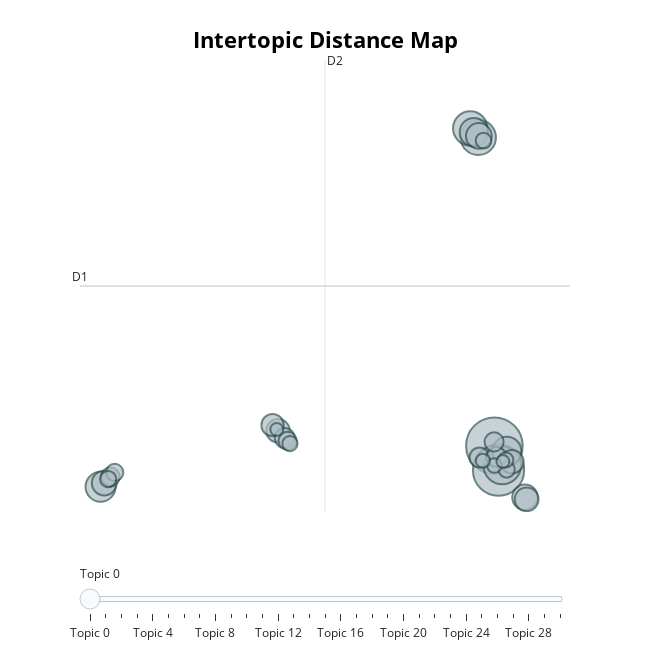

The notebook cell this image was saved under:
### Code cell
bottom_vis = topic_model_bottom.visualize_topics()
bottom_vis

### Figure 1 — Plotly figure (JSON) as saved in the notebook; plotly's stock layout.template omitted (floating-point values rounded to 4 significant figures)
{"data": [{"customdata": [[0, "angry | man | mom | baby | house", 193], [1, "fr | boobie | henry | boyleyim | angeles", 158], [2, "bad | sad | crying | unimpressed | hell", 85], [3, "reading | read | movie | book | books", 75], [4, "dialogue | opposite | writing | write | dialouge", 71], [5, "aphantasia | jealous | draw | artist | hate", 54], [6, "song | singing | sound | vocals | voice", 51], [7, "monologue | inner | internal | head | voice", 49], [8, "draw | drawing | art | reference | animate", 40], [9, "scared | scary | fear | girl | adventures", 39], [10, "aphantasia | minds | blah | brain | kinda", 37], [11, "dream | dreams | woke | sleep | night", 34], [12, "makeup | killing | filter | drunk | miss", 33], [13, "eyes | closed | close | open | focus", 33], [14, "apple | apples | red | picture | thinking", 30], [15, "ik | non | ne | pas | je", 24], [16, "black | door | sounds | yellow | white", 24], [17, "dead | die | killed | prepare | fans", 24], [18, "2016 | year | worst | grippy | life", 22], [19, "adhd | realizing | got | staying | active", 21], [20, "stuff | dont | actually | nthn | mepeople", 20], [21, "trauma | cptsd | ptsd | childhood | startle", 18], [22, "jealous | im | wanna | actually | baffling", 16], [23, "hyperphantasia | event | anphantasia | actual | sister", 16], [24, "memory | remember | faces | peoples | past", 15], [25, "hate | em | hated | 150 | friendsfuck", 14], [26, "head | forehead | normal | big | hella", 14], [27, "dto | sebspriv | hannah | hamilton | mo", 13], [28, "eh | waitno | emphasis | muthaaaaa | aaaauuhhaaaa", 12], [29, "wtf | proximity | solid | closer | absolutelyyyyy", 10], [30, "sheep | count | use | try | darkness", 10]], "hovertemplate": "<b>Topic %{customdata[0]}</b><br>%{customdata[1]}<br>Size: %{customdata[2]}", "legendgroup": "", "marker": {"color": "#B0BEC5", "size": [193, 158, 85, 75, 71, 54, 51, 49, 40, 39, 37, 34, 33, 33, 30, 24, 24, 24, 22, 21, 20, 18, 16, 16, 15, 14, 14, 13, 12, 10, 10], "sizemode": "area", "sizeref": 0.1206, "symbol": "circle", "line": {"color": "DarkSlateGrey", "width": 2}}, "mode": "markers", "name": "", "orientation": "v", "showlegend": false, "x": [15.81, 16.07, 16.29, 14.82, 14.32, -8.435, 16.58, 14.55, 14.85, 17.69, -8.209, 17.8, 16.89, 2.488, 2.156, 14.89, 2.904, 15.92, 15.79, -7.829, 3.079, -7.566, 16.57, -7.963, 15.14, 16.51, 3.226, 15.82, 15.1, 16.34, 2.416], "xaxis": "x", "y": [8.349, 6.869, 7.149, 26.96, 27.51, 5.865, 8.011, 27.28, 27.05, 5.231, 6.09, 5.109, 7.374, 9.255, 9.588, 7.629, 8.809, 7.676, 8.577, 6.466, 8.633, 6.729, 6.905, 6.333, 26.77, 7.487, 8.477, 7.15, 7.438, 7.397, 9.33], "yaxis": "y", "type": "scatter"}], "layout": {"xaxis": {"anchor": "y", "domain": [0.0, 1.0], "title": {"text": ""}, "visible": false, "range": [-9.7, 20.47]}, "yaxis": {"anchor": "x", "domain": [0.0, 1.0], "title": {"text": ""}, "visible": false, "range": [4.342, 31.64]}, "legend": {"tracegroupgap": 0, "itemsizing": "constant"}, "margin": {"t": 60}, "title": {"font": {"size": 22, "color": "Black"}, "text": "<b>Intertopic Distance Map</b>", "y": 0.95, "x": 0.5, "xanchor": "center", "yanchor": "top"}, "hoverlabel": {"font": {"size": 16, "family": "Rockwell"}, "bgcolor": "white"}, "width": 650, "height": 650, "sliders": [{"active": 0, "pad": {"t": 50}, "steps": [{"args": [{"marker.color": [["red", "#B0BEC5", "#B0BEC5", "#B0BEC5", "#B0BEC5", "#B0BEC5", "#B0BEC5", "#B0BEC5", "#B0BEC5", "#B0BEC5", "#B0BEC5", "#B0BEC5", "#B0BEC5", "#B0BEC5", "#B0BEC5", "#B0BEC5", "#B0BEC5", "#B0BEC5", "#B0BEC5", "#B0BEC5", "#B0BEC5", "#B0BEC5", "#B0BEC5", "#B0BEC5", "#B0BEC5", "#B0BEC5", "#B0BEC5", "#B0BEC5", "#B0BEC5", "#B0BEC5", "#B0BEC5"]]}], "label": "Topic 0", "method": "update"}, {"args": [{"marker.color": [["#B0BEC5", "red", "#B0BEC5", "#B0BEC5", "#B0BEC5", "#B0BEC5", "#B0BEC5", "#B0BEC5", "#B0BEC5", "#B0BEC5", "#B0BEC5", "#B0BEC5", "#B0BEC5", "#B0BEC5", "#B0BEC5", "#B0BEC5", "#B0BEC5", "#B0BEC5", "#B0BEC5", "#B0BEC5", "#B0BEC5", "#B0BEC5", "#B0BEC5", "#B0BEC5", "#B0BEC5", "#B0BEC5", "#B0BEC5", "#B0BEC5", "#B0BEC5", "#B0BEC5", "#B0BEC5"]]}], "label": "Topic 1", "method": "update"}, {"args": [{"marker.color": [["#B0BEC5", "#B0BEC5", "red", "#B0BEC5", "#B0BEC5", "#B0BEC5", "#B0BEC5", "#B0BEC5", "#B0BEC5", "#B0BEC5", "#B0BEC5", "#B0BEC5", "#B0BEC5", "#B0BEC5", "#B0BEC5", "#B0BEC5", "#B0BEC5", "#B0BEC5", "#B0BEC5", "#B0BEC5", "#B0BEC5", "#B0BEC5", "#B0BEC5", "#B0BEC5", "#B0BEC5", "#B0BEC5", "#B0BEC5", "#B0BEC5", "#B0BEC5", "#B0BEC5", "#B0BEC5"]]}], "label": "Topic 2", "method": "update"}, {"args": [{"marker.color": [["#B0BEC5", "#B0BEC5", "#B0BEC5", "red", "#B0BEC5", "#B0BEC5", "#B0BEC5", "#B0BEC5", "#B0BEC5", "#B0BEC5", "#B0BEC5", "#B0BEC5", "#B0BEC5", "#B0BEC5", "#B0BEC5", "#B0BEC5", "#B0BEC5", "#B0BEC5", "#B0BEC5", "#B0BEC5", "#B0BEC5", "#B0BEC5", "#B0BEC5", "#B0BEC5", "#B0BEC5", "#B0BEC5", "#B0BEC5", "#B0BEC5", "#B0BEC5", "#B0BEC5", "#B0BEC5"]]}], "label": "Topic 3", "method": "update"}, {"args": [{"marker.color": [["#B0BEC5", "#B0BEC5", "#B0BEC5", "#B0BEC5", "red", "#B0BEC5", "#B0BEC5", "#B0BEC5", "#B0BEC5", "#B0BEC5", "#B0BEC5", "#B0BEC5", "#B0BEC5", "#B0BEC5", "#B0BEC5", "#B0BEC5", "#B0BEC5", "#B0BEC5", "#B0BEC5", "#B0BEC5", "#B0BEC5", "#B0BEC5", "#B0BEC5", "#B0BEC5", "#B0BEC5", "#B0BEC5", "#B0BEC5", "#B0BEC5", "#B0BEC5", "#B0BEC5", "#B0BEC5"]]}], "label": "Topic 4", "method": "update"}, {"args": [{"marker.color": [["#B0BEC5", "#B0BEC5", "#B0BEC5", "#B0BEC5", "#B0BEC5", "red", "#B0BEC5", "#B0BEC5", "#B0BEC5", "#B0BEC5", "#B0BEC5", "#B0BEC5", "#B0BEC5", "#B0BEC5", "#B0BEC5", "#B0BEC5", "#B0BEC5", "#B0BEC5", "#B0BEC5", "#B0BEC5", "#B0BEC5", "#B0BEC5", "#B0BEC5", "#B0BEC5", "#B0BEC5", "#B0BEC5", "#B0BEC5", "#B0BEC5", "#B0BEC5", "#B0BEC5", "#B0BEC5"]]}], "label": "Topic 5", "method": "update"}, {"args": [{"marker.color": [["#B0BEC5", "#B0BEC5", "#B0BEC5", "#B0BEC5", "#B0BEC5", "#B0BEC5", "red", "#B0BEC5", "#B0BEC5", "#B0BEC5", "#B0BEC5", "#B0BEC5", "#B0BEC5", "#B0BEC5", "#B0BEC5", "#B0BEC5", "#B0BEC5", "#B0BEC5", "#B0BEC5", "#B0BEC5", "#B0BEC5", "#B0BEC5", "#B0BEC5", "#B0BEC5", "#B0BEC5", "#B0BEC5", "#B0BEC5", "#B0BEC5", "#B0BEC5", "#B0BEC5", "#B0BEC5"]]}], "label": "Topic 6", "method": "update"}, {"args": [{"marker.color": [["#B0BEC5", "#B0BEC5", "#B0BEC5", "#B0BEC5", "#B0BEC5", "#B0BEC5", "#B0BEC5", "red", "#B0BEC5", "#B0BEC5", "#B0BEC5", "#B0BEC5", "#B0BEC5", "#B0BEC5", "#B0BEC5", "#B0BEC5", "#B0BEC5", "#B0BEC5", "#B0BEC5", "#B0BEC5", "#B0BEC5", "#B0BEC5", "#B0BEC5", "#B0BEC5", "#B0BEC5", "#B0BEC5", "#B0BEC5", "#B0BEC5", "#B0BEC5", "#B0BEC5", "#B0BEC5"]]}], "label": "Topic 7", "method": "update"}, {"args": [{"marker.color": [["#B0BEC5", "#B0BEC5", "#B0BEC5", "#B0BEC5", "#B0BEC5", "#B0BEC5", "#B0BEC5", "#B0BEC5", "red", "#B0BEC5", "#B0BEC5", "#B0BEC5", "#B0BEC5", "#B0BEC5", "#B0BEC5", "#B0BEC5", "#B0BEC5", "#B0BEC5", "#B0BEC5", "#B0BEC5", "#B0BEC5", "#B0BEC5", "#B0BEC5", "#B0BEC5", "#B0BEC5", "#B0BEC5", "#B0BEC5", "#B0BEC5", "#B0BEC5", "#B0BEC5", "#B0BEC5"]]}], "label": "Topic 8", "method": "update"}, {"args": [{"marker.color": [["#B0BEC5", "#B0BEC5", "#B0BEC5", "#B0BEC5", "#B0BEC5", "#B0BEC5", "#B0BEC5", "#B0BEC5", "#B0BEC5", "red", "#B0BEC5", "#B0BEC5", "#B0BEC5", "#B0BEC5", "#B0BEC5", "#B0BEC5", "#B0BEC5", "#B0BEC5", "#B0BEC5", "#B0BEC5", "#B0BEC5", "#B0BEC5", "#B0BEC5", "#B0BEC5", "#B0BEC5", "#B0BEC5", "#B0BEC5", "#B0BEC5", "#B0BEC5", "#B0BEC5", "#B0BEC5"]]}], "label": "Topic 9", "method": "update"}, {"args": [{"marker.color": [["#B0BEC5", "#B0BEC5", "#B0BEC5", "#B0BEC5", "#B0BEC5", "#B0BEC5", "#B0BEC5", "#B0BEC5", "#B0BEC5", "#B0BEC5", "red", "#B0BEC5", "#B0BEC5", "#B0BEC5", "#B0BEC5", "#B0BEC5", "#B0BEC5", "#B0BEC5", "#B0BEC5", "#B0BEC5", "#B0BEC5", "#B0BEC5", "#B0BEC5", "#B0BEC5", "#B0BEC5", "#B0BEC5", "#B0BEC5", "#B0BEC5", "#B0BEC5", "#B0BEC5", "#B0BEC5"]]}], "label": "Topic 10", "method": "update"}, {"args": [{"marker.color": [["#B0BEC5", "#B0BEC5", "#B0BEC5", "#B0BEC5", "#B0BEC5", "#B0BEC5", "#B0BEC5", "#B0BEC5", "#B0BEC5", "#B0BEC5", "#B0BEC5", "red", "#B0BEC5", "#B0BEC5", "#B0BEC5", "#B0BEC5", "#B0BEC5", "#B0BEC5", "#B0BEC5", "#B0BEC5", "#B0BEC5", "#B0BEC5", "#B0BEC5", "#B0BEC5", "#B0BEC5", "#B0BEC5", "#B0BEC5", "#B0BEC5", "#B0BEC5", "#B0BEC5", "#B0BEC5"]]}], "label": "Topic 11", "method": "update"}, {"args": [{"marker.color": [["#B0BEC5", "#B0BEC5", "#B0BEC5", "#B0BEC5", "#B0BEC5", "#B0BEC5", "#B0BEC5", "#B0BEC5", "#B0BEC5", "#B0BEC5", "#B0BEC5", "#B0BEC5", "red", "#B0BEC5", "#B0BEC5", "#B0BEC5", "#B0BEC5", "#B0BEC5", "#B0BEC5", "#B0BEC5", "#B0BEC5", "#B0BEC5", "#B0BEC5", "#B0BEC5", "#B0BEC5", "#B0BEC5", "#B0BEC5", "#B0BEC5", "#B0BEC5", "#B0BEC5", "#B0BEC5"]]}], "label": "Topic 12", "method": "update"}, {"args": [{"marker.color": [["#B0BEC5", "#B0BEC5", "#B0BEC5", "#B0BEC5", "#B0BEC5", "#B0BEC5", "#B0BEC5", "#B0BEC5", "#B0BEC5", "#B0BEC5", "#B0BEC5", "#B0BEC5", "#B0BEC5", "red", "#B0BEC5", "#B0BEC5", "#B0BEC5", "#B0BEC5", "#B0BEC5", "#B0BEC5", "#B0BEC5", "#B0BEC5", "#B0BEC5", "#B0BEC5", "#B0BEC5", "#B0BEC5", "#B0BEC5", "#B0BEC5", "#B0BEC5", "#B0BEC5", "#B0BEC5"]]}], "label": "Topic 13", "method": "update"}, {"args": [{"marker.color": [["#B0BEC5", "#B0BEC5", "#B0BEC5", "#B0BEC5", "#B0BEC5", "#B0BEC5", "#B0BEC5", "#B0BEC5", "#B0BEC5", "#B0BEC5", "#B0BEC5", "#B0BEC5", "#B0BEC5", "#B0BEC5", "red", "#B0BEC5", "#B0BEC5", "#B0BEC5", "#B0BEC5", "#B0BEC5", "#B0BEC5", "#B0BEC5", "#B0BEC5", "#B0BEC5", "#B0BEC5", "#B0BEC5", "#B0BEC5", "#B0BEC5", "#B0BEC5", "#B0BEC5", "#B0BEC5"]]}], "label": "Topic 14", "method": "update"}, {"args": [{"marker.color": [["#B0BEC5", "#B0BEC5", "#B0BEC5", "#B0BEC5", "#B0BEC5", "#B0BEC5", "#B0BEC5", "#B0BEC5", "#B0BEC5", "#B0BEC5", "#B0BEC5", "#B0BEC5", "#B0BEC5", "#B0BEC5", "#B0BEC5", "red", "#B0BEC5", "#B0BEC5", "#B0BEC5", "#B0BEC5", "#B0BEC5", "#B0BEC5", "#B0BEC5", "#B0BEC5", "#B0BEC5", "#B0BEC5", "#B0BEC5", "#B0BEC5", "#B0BEC5", "#B0BEC5", "#B0BEC5"]]}], "label": "Topic 15", "method": "update"}, {"args": [{"marker.color": [["#B0BEC5", "#B0BEC5", "#B0BEC5", "#B0BEC5", "#B0BEC5", "#B0BEC5", "#B0BEC5", "#B0BEC5", "#B0BEC5", "#B0BEC5", "#B0BEC5", "#B0BEC5", "#B0BEC5", "#B0BEC5", "#B0BEC5", "#B0BEC5", "red", "#B0BEC5", "#B0BEC5", "#B0BEC5", "#B0BEC5", "#B0BEC5", "#B0BEC5", "#B0BEC5", "#B0BEC5", "#B0BEC5", "#B0BEC5", "#B0BEC5", "#B0BEC5", "#B0BEC5", "#B0BEC5"]]}], "label": "Topic 16", "method": "update"}, {"args": [{"marker.color": [["#B0BEC5", "#B0BEC5", "#B0BEC5", "#B0BEC5", "#B0BEC5", "#B0BEC5", "#B0BEC5", "#B0BEC5", "#B0BEC5", "#B0BEC5", "#B0BEC5", "#B0BEC5", "#B0BEC5", "#B0BEC5", "#B0BEC5", "#B0BEC5", "#B0BEC5", "red", "#B0BEC5", "#B0BEC5", "#B0BEC5", "#B0BEC5", "#B0BEC5", "#B0BEC5", "#B0BEC5", "#B0BEC5", "#B0BEC5", "#B0BEC5", "#B0BEC5", "#B0BEC5", "#B0BEC5"]]}], "label": "Topic 17", "method": "update"}, {"args": [{"marker.color": [["#B0BEC5", "#B0BEC5", "#B0BEC5", "#B0BEC5", "#B0BEC5", "#B0BEC5", "#B0BEC5", "#B0BEC5", "#B0BEC5", "#B0BEC5", "#B0BEC5", "#B0BEC5", "#B0BEC5", "#B0BEC5", "#B0BEC5", "#B0BEC5", "#B0BEC5", "#B0BEC5", "red", "#B0BEC5", "#B0BEC5", "#B0BEC5", "#B0BEC5", "#B0BEC5", "#B0BEC5", "#B0BEC5", "#B0BEC5", "#B0BEC5", "#B0BEC5", "#B0BEC5", "#B0BEC5"]]}], "label": "Topic 18", "method": "update"}, {"args": [{"marker.color": [["#B0BEC5", "#B0BEC5", "#B0BEC5", "#B0BEC5", "#B0BEC5", "#B0BEC5", "#B0BEC5", "#B0BEC5", "#B0BEC5", "#B0BEC5", "#B0BEC5", "#B0BEC5", "#B0BEC5", "#B0BEC5", "#B0BEC5", "#B0BEC5", "#B0BEC5", "#B0BEC5", "#B0BEC5", "red", "#B0BEC5", "#B0BEC5", "#B0BEC5", "#B0BEC5", "#B0BEC5", "#B0BEC5", "#B0BEC5", "#B0BEC5", "#B0BEC5", "#B0BEC5", "#B0BEC5"]]}], "label": "Topic 19", "method": "update"}, {"args": [{"marker.color": [["#B0BEC5", "#B0BEC5", "#B0BEC5", "#B0BEC5", "#B0BEC5", "#B0BEC5", "#B0BEC5", "#B0BEC5", "#B0BEC5", "#B0BEC5", "#B0BEC5", "#B0BEC5", "#B0BEC5", "#B0BEC5", "#B0BEC5", "#B0BEC5", "#B0BEC5", "#B0BEC5", "#B0BEC5", "#B0BEC5", "red", "#B0BEC5", "#B0BEC5", "#B0BEC5", "#B0BEC5", "#B0BEC5", "#B0BEC5", "#B0BEC5", "#B0BEC5", "#B0BEC5", "#B0BEC5"]]}], "label": "Topic 20", "method": "update"}, {"args": [{"marker.color": [["#B0BEC5", "#B0BEC5", "#B0BEC5", "#B0BEC5", "#B0BEC5", "#B0BEC5", "#B0BEC5", "#B0BEC5", "#B0BEC5", "#B0BEC5", "#B0BEC5", "#B0BEC5", "#B0BEC5", "#B0BEC5", "#B0BEC5", "#B0BEC5", "#B0BEC5", "#B0BEC5", "#B0BEC5", "#B0BEC5", "#B0BEC5", "red", "#B0BEC5", "#B0BEC5", "#B0BEC5", "#B0BEC5", "#B0BEC5", "#B0BEC5", "#B0BEC5", "#B0BEC5", "#B0BEC5"]]}], "label": "Topic 21", "method": "update"}, {"args": [{"marker.color": [["#B0BEC5", "#B0BEC5", "#B0BEC5", "#B0BEC5", "#B0BEC5", "#B0BEC5", "#B0BEC5", "#B0BEC5", "#B0BEC5", "#B0BEC5", "#B0BEC5", "#B0BEC5", "#B0BEC5", "#B0BEC5", "#B0BEC5", "#B0BEC5", "#B0BEC5", "#B0BEC5", "#B0BEC5", "#B0BEC5", "#B0BEC5", "#B0BEC5", "red", "#B0BEC5", "#B0BEC5", "#B0BEC5", "#B0BEC5", "#B0BEC5", "#B0BEC5", "#B0BEC5", "#B0BEC5"]]}], "label": "Topic 22", "method": "update"}, {"args": [{"marker.color": [["#B0BEC5", "#B0BEC5", "#B0BEC5", "#B0BEC5", "#B0BEC5", "#B0BEC5", "#B0BEC5", "#B0BEC5", "#B0BEC5", "#B0BEC5", "#B0BEC5", "#B0BEC5", "#B0BEC5", "#B0BEC5", "#B0BEC5", "#B0BEC5", "#B0BEC5", "#B0BEC5", "#B0BEC5", "#B0BEC5", "#B0BEC5", "#B0BEC5", "#B0BEC5", "red", "#B0BEC5", "#B0BEC5", "#B0BEC5", "#B0BEC5", "#B0BEC5", "#B0BEC5", "#B0BEC5"]]}], "label": "Topic 23", "method": "update"}, {"args": [{"marker.color": [["#B0BEC5", "#B0BEC5", "#B0BEC5", "#B0BEC5", "#B0BEC5", "#B0BEC5", "#B0BEC5", "#B0BEC5", "#B0BEC5", "#B0BEC5", "#B0BEC5", "#B0BEC5", "#B0BEC5", "#B0BEC5", "#B0BEC5", "#B0BEC5", "#B0BEC5", "#B0BEC5", "#B0BEC5", "#B0BEC5", "#B0BEC5", "#B0BEC5", "#B0BEC5", "#B0BEC5", "red", "#B0BEC5", "#B0BEC5", "#B0BEC5", "#B0BEC5", "#B0BEC5", "#B0BEC5"]]}], "label": "Topic 24", "method": "update"}, {"args": [{"marker.color": [["#B0BEC5", "#B0BEC5", "#B0BEC5", "#B0BEC5", "#B0BEC5", "#B0BEC5", "#B0BEC5", "#B0BEC5", "#B0BEC5", "#B0BEC5", "#B0BEC5", "#B0BEC5", "#B0BEC5", "#B0BEC5", "#B0BEC5", "#B0BEC5", "#B0BEC5", "#B0BEC5", "#B0BEC5", "#B0BEC5", "#B0BEC5", "#B0BEC5", "#B0BEC5", "#B0BEC5", "#B0BEC5", "red", "#B0BEC5", "#B0BEC5", "#B0BEC5", "#B0BEC5", "#B0BEC5"]]}], "label": "Topic 25", "method": "update"}, {"args": [{"marker.color": [["#B0BEC5", "#B0BEC5", "#B0BEC5", "#B0BEC5", "#B0BEC5", "#B0BEC5", "#B0BEC5", "#B0BEC5", "#B0BEC5", "#B0BEC5", "#B0BEC5", "#B0BEC5", "#B0BEC5", "#B0BEC5", "#B0BEC5", "#B0BEC5", "#B0BEC5", "#B0BEC5", "#B0BEC5", "#B0BEC5", "#B0BEC5", "#B0BEC5", "#B0BEC5", "#B0BEC5", "#B0BEC5", "#B0BEC5", "red", "#B0BEC5", "#B0BEC5", "#B0BEC5", "#B0BEC5"]]}], "label": "Topic 26", "method": "update"}, {"args": [{"marker.color": [["#B0BEC5", "#B0BEC5", "#B0BEC5", "#B0BEC5", "#B0BEC5", "#B0BEC5", "#B0BEC5", "#B0BEC5", "#B0BEC5", "#B0BEC5", "#B0BEC5", "#B0BEC5", "#B0BEC5", "#B0BEC5", "#B0BEC5", "#B0BEC5", "#B0BEC5", "#B0BEC5", "#B0BEC5", "#B0BEC5", "#B0BEC5", "#B0BEC5", "#B0BEC5", "#B0BEC5", "#B0BEC5", "#B0BEC5", "#B0BEC5", "red", "#B0BEC5", "#B0BEC5", "#B0BEC5"]]}], "label": "Topic 27", "method": "update"}, {"args": [{"marker.color": [["#B0BEC5", "#B0BEC5", "#B0BEC5", "#B0BEC5", "#B0BEC5", "#B0BEC5", "#B0BEC5", "#B0BEC5", "#B0BEC5", "#B0BEC5", "#B0BEC5", "#B0BEC5", "#B0BEC5", "#B0BEC5", "#B0BEC5", "#B0BEC5", "#B0BEC5", "#B0BEC5", "#B0BEC5", "#B0BEC5", "#B0BEC5", "#B0BEC5", "#B0BEC5", "#B0BEC5", "#B0BEC5", "#B0BEC5", "#B0BEC5", "#B0BEC5", "red", "#B0BEC5", "#B0BEC5"]]}], "label": "Topic 28", "method": "update"}, {"args": [{"marker.color": [["#B0BEC5", "#B0BEC5", "#B0BEC5", "#B0BEC5", "#B0BEC5", "#B0BEC5", "#B0BEC5", "#B0BEC5", "#B0BEC5", "#B0BEC5", "#B0BEC5", "#B0BEC5", "#B0BEC5", "#B0BEC5", "#B0BEC5", "#B0BEC5", "#B0BEC5", "#B0BEC5", "#B0BEC5", "#B0BEC5", "#B0BEC5", "#B0BEC5", "#B0BEC5", "#B0BEC5", "#B0BEC5", "#B0BEC5", "#B0BEC5", "#B0BEC5", "#B0BEC5", "red", "#B0BEC5"]]}], "label": "Topic 29", "method": "update"}, {"args": [{"marker.color": [["#B0BEC5", "#B0BEC5", "#B0BEC5", "#B0BEC5", "#B0BEC5", "#B0BEC5", "#B0BEC5", "#B0BEC5", "#B0BEC5", "#B0BEC5", "#B0BEC5", "#B0BEC5", "#B0BEC5", "#B0BEC5", "#B0BEC5", "#B0BEC5", "#B0BEC5", "#B0BEC5", "#B0BEC5", "#B0BEC5", "#B0BEC5", "#B0BEC5", "#B0BEC5", "#B0BEC5", "#B0BEC5", "#B0BEC5", "#B0BEC5", "#B0BEC5", "#B0BEC5", "#B0BEC5", "red"]]}], "label": "Topic 30", "method": "update"}]}], "shapes": [{"line": {"color": "#CFD8DC", "width": 2}, "type": "line", "x0": 5.383, "x1": 5.383, "y0": 4.342, "y1": 31.64}, {"line": {"color": "#9E9E9E", "width": 2}, "type": "line", "x0": -9.7, "x1": 20.47, "y0": 17.99, "y1": 17.99}], "annotations": [{"showarrow": false, "text": "D1", "x": -9.7, "y": 17.99, "yshift": 10}, {"showarrow": false, "text": "D2", "x": 5.383, "xshift": 10, "y": 31.64}]}}
